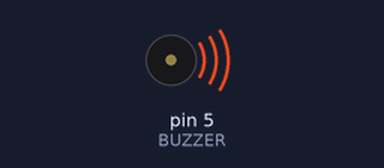
The sketch below on a simulated Arduino Uno, built with avr-gcc and run on an emulated ATmega328P. Parts: buzzer (waves = sounding).

Above: at 0.2 s.
Timing chart, 0 to 13.5 s (numbered marks = the images above):
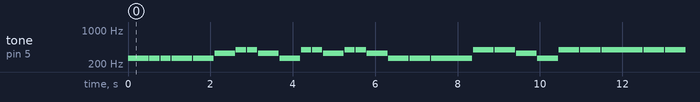

Measured:
- by itself, tone on pin 5 (BUZZER): plays 262 Hz for 0.50 s, 262 Hz for 0.25 s, 262 Hz for 0.25 s, 262 Hz for 0.50 s, 262 Hz for 0.50 s, 330 Hz for 0.50 s … (258 notes in this stretch)

The sketch:

HW1_2.ino
```cpp
enum{REST=0, DO=262, RE= 294, MI=330, FA=349, SOL=392, LA=440, SHI=494, DO2=523};

#define BUZZER 5

int Frequency[] = {DO, RE, MI, FA ,SOL, LA, SHI, DO2};
int Delay1[] = {500, 250, 250, 500, 500, 500, 250, 250, 500, 500};
int Delay2[] = {250, 250, 500, 250, 250, 500, 500, 500, 1000};
int Delay3[] = {500, 500, 500, 500, 500, 500, 1000};
int Delay4[] = {500, 500, 500, 500, 250, 250, 250, 250, 1000};
int music1[] = {0, 0, 0, 0, 0, 2, 4, 4, 2, 0};
int music2[] = {4, 4, 2, 4, 4, 2, 0, 0, 0};
int music3[] = {4, 4, 2, 0, 4, 4, 4};
int music4[] = {4, 4, 2, 0, 4, 4, 4, 5, 4};
int music5[] = {7, 4, 7, 4, 2, 1, 0};

/*
@pre: Set array for frequency and delay
@post: Sounds corresponding to the array
@param: array for frequency, delay, size of array
*/
void musicplay(int* mus, int* del, int num){
  int i;
  for(i = 0; i < num; i++){
    tone(BUZZER, Frequency[mus[i]], del[i]);
    delay(del[i]);
    delay(20);
  }
}

void setup() {
  pinMode(BUZZER, OUTPUT);
}

void loop() {
  musicplay(music1, Delay1, 10);
  musicplay(music2, Delay2, 9);
  musicplay(music3, Delay3, 7);
  musicplay(music3, Delay3, 7);
  musicplay(music4, Delay4, 9);
  musicplay(music5, Delay3, 7);
}
```
